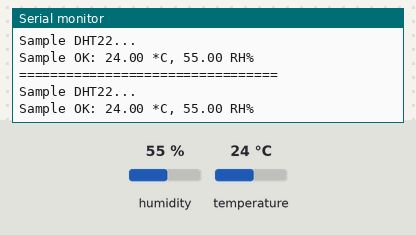
Bench run of a sketch on a simulated Arduino Uno, built with avr-gcc and run on an emulated ATmega328P. Shown: the last lines printed to the serial monitor. Inputs (shaded band) come from the test bench; at power-on: humidity 55 %, temperature 24 °C.

Above: at 3.3 s.
3.4 s: humidity set to 22 %
At 6.3 s:
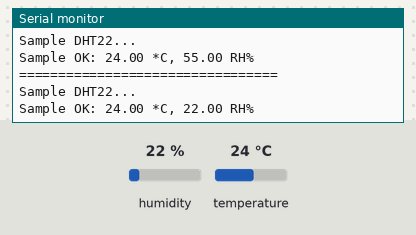
6.7 s: temperature set to 12 °C
At 8.1 s:
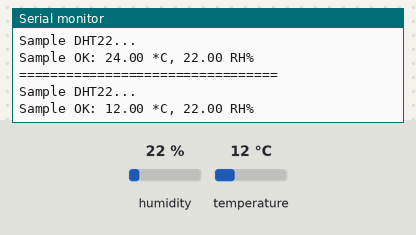
10.0 s: humidity set to 40 %
At 10.9 s:
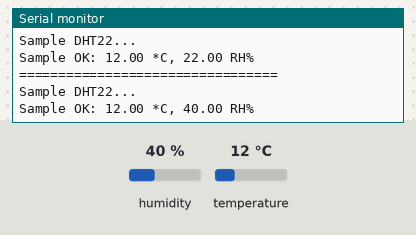
Timing chart, 0 to 13.0 s (numbered marks = the images above; inputs shaded):
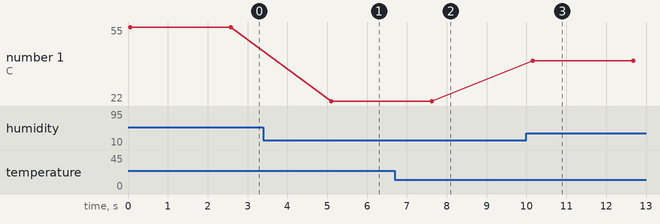

The sketch:

001_DHT22_Default.ino
```cpp
/**-------------------------------------------------------------------
*\ date  23.04.2024
*   NuMaker  UNO
*   ---------------
*  |               |
*  |               |
*  |     (PE.5) 7~ | ----> DataPin DHT22
*  |               |
*
*\ author           ScuratovaAnna
*\ сode debugging   PivnevNikolay
*/
#include "SimpleDHT.h"
/* Библиотека для датчика DHT11, DHT22
 * Библиотека дружит с NuMaker UNO
 * https://github.com/winlinvip/SimpleDHT
 * для примера использовали датчик DHT 22 от RobotDyn
 * https://aliexpress.ru/item/32797919049.html?sku_id=63893759215&spm=a2g2w.stores.seller_list.8.f3966f0dOD8h2y
 * VCC  DHT22: 5V
 * GND  DHT22: GND
 * DATA DHT22: pin 7
 */
int pinDHT22 = 7;
SimpleDHT22 dht22(pinDHT22);

void setup() {
  Serial.begin(9600);
}

void loop() {
  // start working...
  Serial.println("=================================");
  Serial.println("Sample DHT22...");

  // read without samples.
  // @remark We use read2 to get a float data, such as 10.1*C
  //    if user doesn't care about the accurate data, use read to get a byte data, such as 10*C.
  float temperature = 0;
  float humidity = 0;
  int err = SimpleDHTErrSuccess;
  if ((err = dht22.read2(&temperature, &humidity, NULL)) != SimpleDHTErrSuccess) {
    Serial.print("Read DHT22 failed, err="); Serial.print(SimpleDHTErrCode(err));
    Serial.print(","); Serial.println(SimpleDHTErrDuration(err)); delay(2000);
    return;
  }

  Serial.print("Sample OK: ");
  Serial.print((float)temperature); Serial.print(" *C, ");
  Serial.print((float)humidity); Serial.println(" RH%");

  // DHT22 sampling rate is 0.5HZ.
  delay(2500);
}
```

Measured:
- after the input at 3.4 s, the serial monitor: prints a new line after 1.7 s (image 1)
- after the input at 6.7 s, the serial monitor: prints a new line after 0.93 s (image 2)
- after the input at 10.0 s, the serial monitor: prints a new line after 0.15 s (image 3)
- plotted number 1: 22 → 40 after the input at 10.0 s
